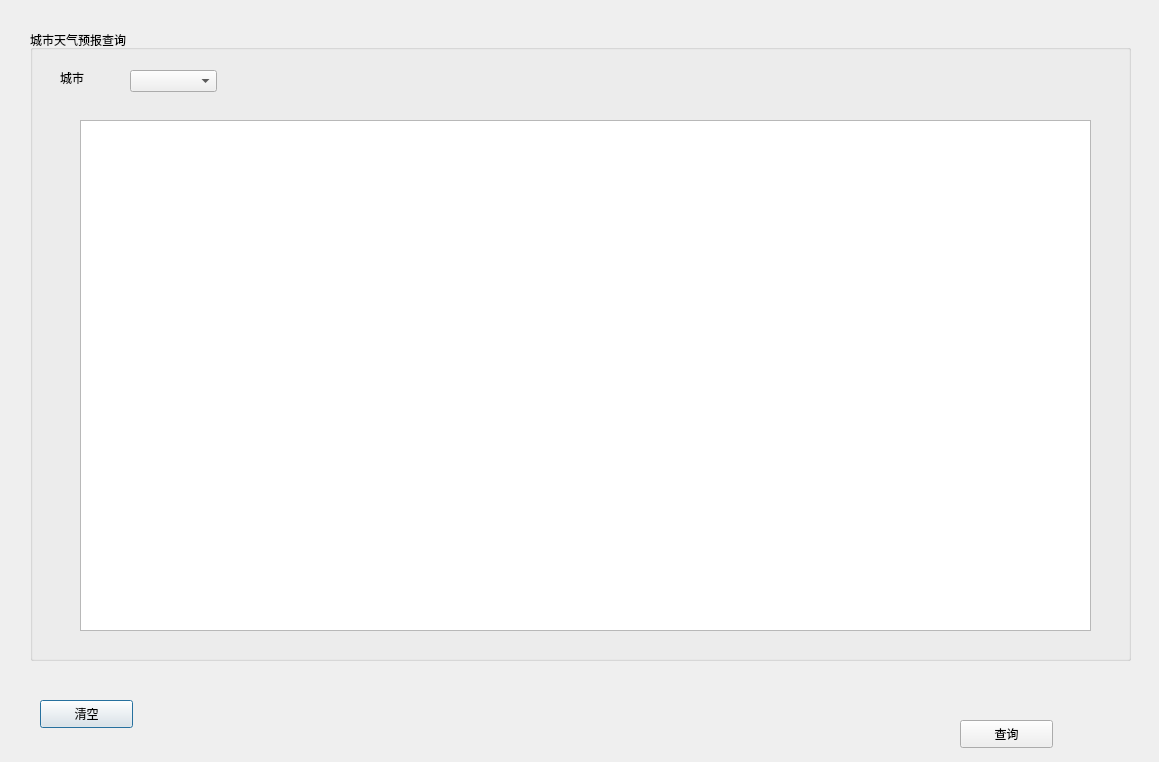
<?xml version="1.0" encoding="UTF-8"?>
<ui version="4.0">
 <class>Dialog</class>
 <widget class="QDialog" name="Dialog">
  <property name="geometry">
   <rect>
    <x>0</x>
    <y>0</y>
    <width>1159</width>
    <height>762</height>
   </rect>
  </property>
  <property name="windowTitle">
   <string>Dialog</string>
  </property>
  <widget class="QWidget" name="verticalLayoutWidget">
   <property name="geometry">
    <rect>
     <x>30</x>
     <y>30</y>
     <width>1101</width>
     <height>631</height>
    </rect>
   </property>
   <layout class="QVBoxLayout" name="verticalLayout">
    <item>
     <widget class="QGroupBox" name="groupBox">
      <property name="title">
       <string>城市天气预报查询</string>
      </property>
      <widget class="QLabel" name="label">
       <property name="geometry">
        <rect>
         <x>30</x>
         <y>40</y>
         <width>72</width>
         <height>15</height>
        </rect>
       </property>
       <property name="text">
        <string>城市</string>
       </property>
      </widget>
      <widget class="QComboBox" name="comboBox">
       <property name="geometry">
        <rect>
         <x>100</x>
         <y>40</y>
         <width>87</width>
         <height>22</height>
        </rect>
       </property>
      </widget>
      <widget class="QTextEdit" name="textEdit">
       <property name="geometry">
        <rect>
         <x>50</x>
         <y>90</y>
         <width>1011</width>
         <height>511</height>
        </rect>
       </property>
      </widget>
     </widget>
    </item>
   </layout>
  </widget>
  <widget class="QPushButton" name="clearBtn">
   <property name="geometry">
    <rect>
     <x>40</x>
     <y>700</y>
     <width>93</width>
     <height>28</height>
    </rect>
   </property>
   <property name="text">
    <string>清空</string>
   </property>
  </widget>
  <widget class="QPushButton" name="queryBtn">
   <property name="geometry">
    <rect>
     <x>960</x>
     <y>720</y>
     <width>93</width>
     <height>28</height>
    </rect>
   </property>
   <property name="text">
    <string>查询</string>
   </property>
  </widget>
 </widget>
 <resources/>
 <connections/>
</ui>
